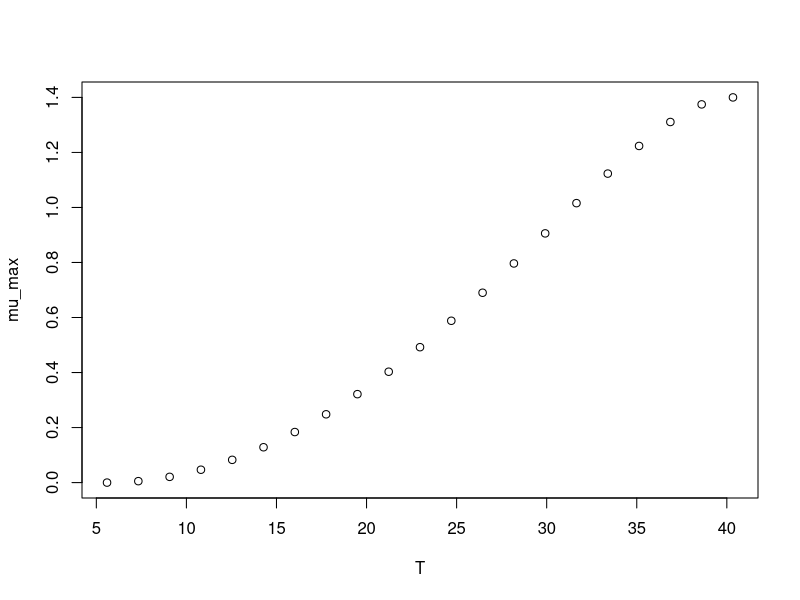

The R script that drew this image:
#############################
# start of Parameter script
#############################
T <- seq(5.5944055944056,40.3403,length.out=21)
#############################
# end of Parameter script
#############################
############################# 
# start of Model script Gropin ID 387 
#############################
 
# constant coefficients for this model
 
variables <- data.frame(T)
argumentsPar <- expand.grid(variables)
 
# heart of the model
response_surface <- function(T) {
   mumax <-(1.4*(T-47.3)*((T-5.6)^2))/((40.3-5.6)*((40.3-5.6)*(T-40.3)-(40.3-47.3)*(40.3+5.6-2*T)))

return(mumax=mumax)
} 

# output parameters
mumax <- cbind(argumentsPar,response_surface(argumentsPar['T']))
colnames(mumax) <- c(colnames(argumentsPar),'mumax')
#############################
# End of Model script
#############################
############################# 
# start of Visualisation script Gropin ID 387 
#############################
plot(T,mumax$mumax,
                          xlab='T',
                          ylab='mu_max')
#############################
# End of Visualisation script
#############################
